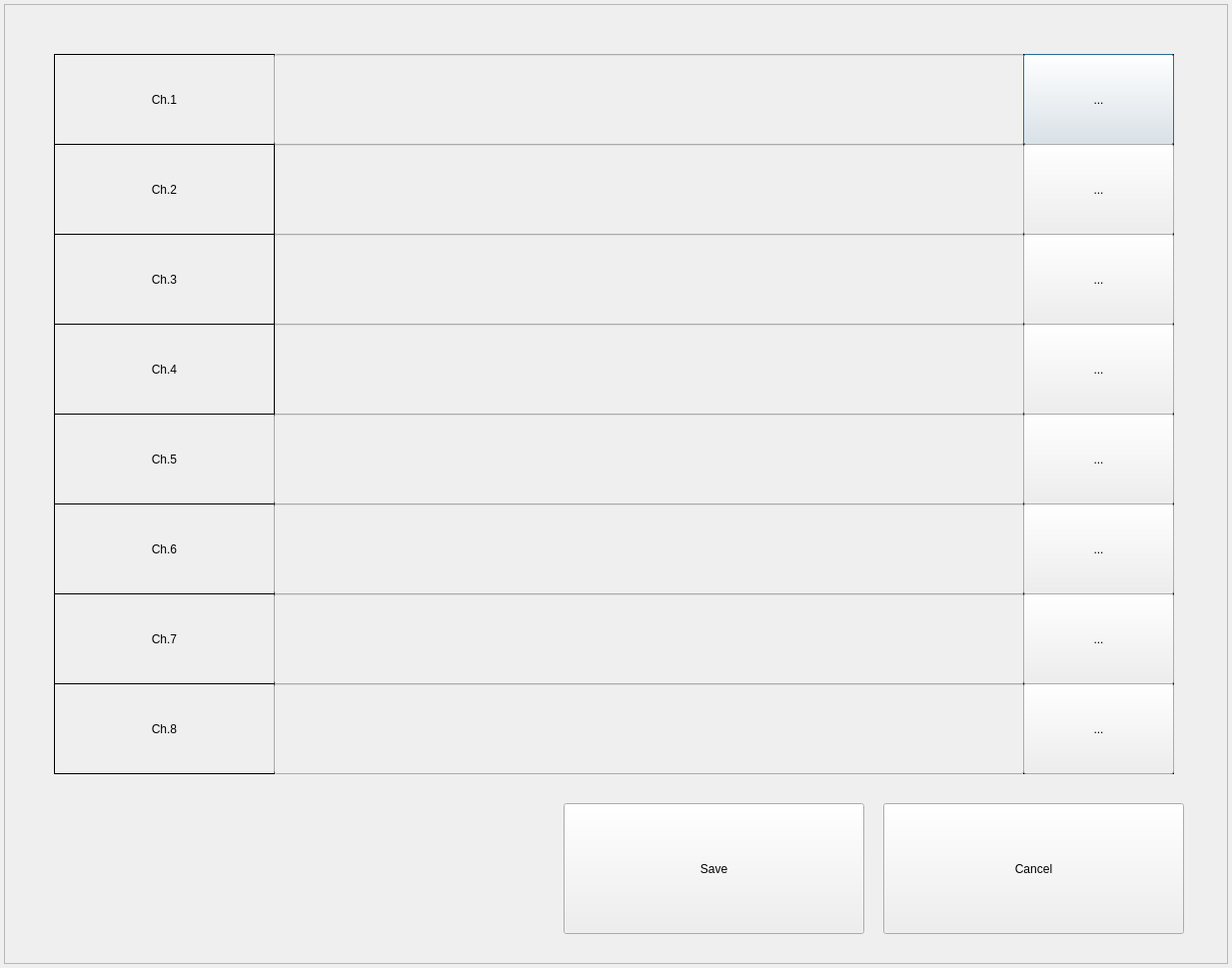
<?xml version="1.0" encoding="UTF-8"?>
<ui version="4.0">
 <class>CameraNameDialog1080p</class>
 <widget class="QDialog" name="CameraNameDialog1080p">
  <property name="geometry">
   <rect>
    <x>0</x>
    <y>0</y>
    <width>1233</width>
    <height>969</height>
   </rect>
  </property>
  <property name="windowTitle">
   <string>CAMERA NAME PROPERTY</string>
  </property>
  <widget class="QFrame" name="frame">
   <property name="geometry">
    <rect>
     <x>4</x>
     <y>4</y>
     <width>1225</width>
     <height>961</height>
    </rect>
   </property>
   <property name="frameShape">
    <enum>QFrame::StyledPanel</enum>
   </property>
   <property name="frameShadow">
    <enum>QFrame::Raised</enum>
   </property>
   <widget class="QLabel" name="labelCameraName1">
    <property name="geometry">
     <rect>
      <x>50</x>
      <y>50</y>
      <width>221</width>
      <height>91</height>
     </rect>
    </property>
    <property name="frameShape">
     <enum>QFrame::Box</enum>
    </property>
    <property name="text">
     <string>Ch.1</string>
    </property>
    <property name="alignment">
     <set>Qt::AlignCenter</set>
    </property>
   </widget>
   <widget class="QLineEdit" name="lineEditName1">
    <property name="enabled">
     <bool>false</bool>
    </property>
    <property name="geometry">
     <rect>
      <x>270</x>
      <y>50</y>
      <width>751</width>
      <height>91</height>
     </rect>
    </property>
    <property name="sizePolicy">
     <sizepolicy hsizetype="Preferred" vsizetype="Fixed">
      <horstretch>100</horstretch>
      <verstretch>100</verstretch>
     </sizepolicy>
    </property>
    <property name="minimumSize">
     <size>
      <width>0</width>
      <height>0</height>
     </size>
    </property>
    <property name="alignment">
     <set>Qt::AlignCenter</set>
    </property>
   </widget>
   <widget class="QPushButton" name="buttonVirtualKeyboard1">
    <property name="geometry">
     <rect>
      <x>1020</x>
      <y>50</y>
      <width>151</width>
      <height>91</height>
     </rect>
    </property>
    <property name="minimumSize">
     <size>
      <width>0</width>
      <height>0</height>
     </size>
    </property>
    <property name="text">
     <string>...</string>
    </property>
   </widget>
   <widget class="QLineEdit" name="lineEditName2">
    <property name="enabled">
     <bool>false</bool>
    </property>
    <property name="geometry">
     <rect>
      <x>270</x>
      <y>140</y>
      <width>751</width>
      <height>91</height>
     </rect>
    </property>
    <property name="minimumSize">
     <size>
      <width>0</width>
      <height>0</height>
     </size>
    </property>
    <property name="alignment">
     <set>Qt::AlignCenter</set>
    </property>
   </widget>
   <widget class="QLineEdit" name="lineEditName3">
    <property name="enabled">
     <bool>false</bool>
    </property>
    <property name="geometry">
     <rect>
      <x>270</x>
      <y>230</y>
      <width>751</width>
      <height>91</height>
     </rect>
    </property>
    <property name="minimumSize">
     <size>
      <width>0</width>
      <height>0</height>
     </size>
    </property>
    <property name="alignment">
     <set>Qt::AlignCenter</set>
    </property>
   </widget>
   <widget class="QLineEdit" name="lineEditName4">
    <property name="enabled">
     <bool>false</bool>
    </property>
    <property name="geometry">
     <rect>
      <x>270</x>
      <y>320</y>
      <width>751</width>
      <height>91</height>
     </rect>
    </property>
    <property name="minimumSize">
     <size>
      <width>0</width>
      <height>0</height>
     </size>
    </property>
    <property name="alignment">
     <set>Qt::AlignCenter</set>
    </property>
   </widget>
   <widget class="QLabel" name="labelButtonCh1">
    <property name="geometry">
     <rect>
      <x>1020</x>
      <y>50</y>
      <width>151</width>
      <height>91</height>
     </rect>
    </property>
    <property name="frameShape">
     <enum>QFrame::Box</enum>
    </property>
    <property name="text">
     <string/>
    </property>
   </widget>
   <widget class="QPushButton" name="buttonClose">
    <property name="geometry">
     <rect>
      <x>880</x>
      <y>800</y>
      <width>301</width>
      <height>131</height>
     </rect>
    </property>
    <property name="text">
     <string>Cancel</string>
    </property>
   </widget>
   <widget class="QPushButton" name="buttonSave">
    <property name="geometry">
     <rect>
      <x>560</x>
      <y>800</y>
      <width>301</width>
      <height>131</height>
     </rect>
    </property>
    <property name="text">
     <string>Save</string>
    </property>
   </widget>
   <widget class="QLabel" name="labelCameraName2">
    <property name="geometry">
     <rect>
      <x>50</x>
      <y>140</y>
      <width>221</width>
      <height>91</height>
     </rect>
    </property>
    <property name="frameShape">
     <enum>QFrame::Box</enum>
    </property>
    <property name="text">
     <string>Ch.2</string>
    </property>
    <property name="alignment">
     <set>Qt::AlignCenter</set>
    </property>
   </widget>
   <widget class="QLabel" name="labelCameraName3">
    <property name="geometry">
     <rect>
      <x>50</x>
      <y>230</y>
      <width>221</width>
      <height>91</height>
     </rect>
    </property>
    <property name="frameShape">
     <enum>QFrame::Box</enum>
    </property>
    <property name="text">
     <string>Ch.3</string>
    </property>
    <property name="alignment">
     <set>Qt::AlignCenter</set>
    </property>
   </widget>
   <widget class="QLabel" name="labelCameraName4">
    <property name="geometry">
     <rect>
      <x>50</x>
      <y>320</y>
      <width>221</width>
      <height>91</height>
     </rect>
    </property>
    <property name="frameShape">
     <enum>QFrame::Box</enum>
    </property>
    <property name="text">
     <string>Ch.4</string>
    </property>
    <property name="alignment">
     <set>Qt::AlignCenter</set>
    </property>
   </widget>
   <widget class="QLabel" name="labelCameraName5">
    <property name="geometry">
     <rect>
      <x>50</x>
      <y>410</y>
      <width>221</width>
      <height>91</height>
     </rect>
    </property>
    <property name="frameShape">
     <enum>QFrame::Box</enum>
    </property>
    <property name="text">
     <string>Ch.5</string>
    </property>
    <property name="alignment">
     <set>Qt::AlignCenter</set>
    </property>
   </widget>
   <widget class="QLabel" name="labelCameraName6">
    <property name="geometry">
     <rect>
      <x>50</x>
      <y>500</y>
      <width>221</width>
      <height>91</height>
     </rect>
    </property>
    <property name="frameShape">
     <enum>QFrame::Box</enum>
    </property>
    <property name="text">
     <string>Ch.6</string>
    </property>
    <property name="alignment">
     <set>Qt::AlignCenter</set>
    </property>
   </widget>
   <widget class="QLabel" name="labelCameraName7">
    <property name="geometry">
     <rect>
      <x>50</x>
      <y>590</y>
      <width>221</width>
      <height>91</height>
     </rect>
    </property>
    <property name="frameShape">
     <enum>QFrame::Box</enum>
    </property>
    <property name="text">
     <string>Ch.7</string>
    </property>
    <property name="alignment">
     <set>Qt::AlignCenter</set>
    </property>
   </widget>
   <widget class="QLabel" name="labelCameraName8">
    <property name="geometry">
     <rect>
      <x>50</x>
      <y>680</y>
      <width>221</width>
      <height>91</height>
     </rect>
    </property>
    <property name="frameShape">
     <enum>QFrame::Box</enum>
    </property>
    <property name="text">
     <string>Ch.8</string>
    </property>
    <property name="alignment">
     <set>Qt::AlignCenter</set>
    </property>
   </widget>
   <widget class="QLineEdit" name="lineEditName5">
    <property name="enabled">
     <bool>false</bool>
    </property>
    <property name="geometry">
     <rect>
      <x>270</x>
      <y>410</y>
      <width>751</width>
      <height>91</height>
     </rect>
    </property>
    <property name="minimumSize">
     <size>
      <width>0</width>
      <height>0</height>
     </size>
    </property>
    <property name="alignment">
     <set>Qt::AlignCenter</set>
    </property>
   </widget>
   <widget class="QLineEdit" name="lineEditName6">
    <property name="enabled">
     <bool>false</bool>
    </property>
    <property name="geometry">
     <rect>
      <x>270</x>
      <y>500</y>
      <width>751</width>
      <height>91</height>
     </rect>
    </property>
    <property name="minimumSize">
     <size>
      <width>0</width>
      <height>0</height>
     </size>
    </property>
    <property name="alignment">
     <set>Qt::AlignCenter</set>
    </property>
   </widget>
   <widget class="QLineEdit" name="lineEditName7">
    <property name="enabled">
     <bool>false</bool>
    </property>
    <property name="geometry">
     <rect>
      <x>270</x>
      <y>590</y>
      <width>751</width>
      <height>91</height>
     </rect>
    </property>
    <property name="minimumSize">
     <size>
      <width>0</width>
      <height>0</height>
     </size>
    </property>
    <property name="alignment">
     <set>Qt::AlignCenter</set>
    </property>
   </widget>
   <widget class="QLineEdit" name="lineEditName8">
    <property name="enabled">
     <bool>false</bool>
    </property>
    <property name="geometry">
     <rect>
      <x>270</x>
      <y>680</y>
      <width>751</width>
      <height>91</height>
     </rect>
    </property>
    <property name="minimumSize">
     <size>
      <width>0</width>
      <height>0</height>
     </size>
    </property>
    <property name="alignment">
     <set>Qt::AlignCenter</set>
    </property>
   </widget>
   <widget class="QLabel" name="labelButtonCh2">
    <property name="geometry">
     <rect>
      <x>1020</x>
      <y>140</y>
      <width>151</width>
      <height>91</height>
     </rect>
    </property>
    <property name="frameShape">
     <enum>QFrame::Box</enum>
    </property>
    <property name="text">
     <string/>
    </property>
   </widget>
   <widget class="QLabel" name="labelButtonCh3">
    <property name="geometry">
     <rect>
      <x>1020</x>
      <y>230</y>
      <width>151</width>
      <height>91</height>
     </rect>
    </property>
    <property name="frameShape">
     <enum>QFrame::Box</enum>
    </property>
    <property name="text">
     <string/>
    </property>
   </widget>
   <widget class="QLabel" name="labelButtonCh4">
    <property name="geometry">
     <rect>
      <x>1020</x>
      <y>320</y>
      <width>151</width>
      <height>91</height>
     </rect>
    </property>
    <property name="frameShape">
     <enum>QFrame::Box</enum>
    </property>
    <property name="text">
     <string/>
    </property>
   </widget>
   <widget class="QLabel" name="labelButtonCh5">
    <property name="geometry">
     <rect>
      <x>1020</x>
      <y>410</y>
      <width>151</width>
      <height>91</height>
     </rect>
    </property>
    <property name="frameShape">
     <enum>QFrame::Box</enum>
    </property>
    <property name="text">
     <string/>
    </property>
   </widget>
   <widget class="QLabel" name="labelButtonCh6">
    <property name="geometry">
     <rect>
      <x>1020</x>
      <y>500</y>
      <width>151</width>
      <height>91</height>
     </rect>
    </property>
    <property name="frameShape">
     <enum>QFrame::Box</enum>
    </property>
    <property name="text">
     <string/>
    </property>
   </widget>
   <widget class="QLabel" name="labelButtonCh7">
    <property name="geometry">
     <rect>
      <x>1020</x>
      <y>590</y>
      <width>151</width>
      <height>91</height>
     </rect>
    </property>
    <property name="frameShape">
     <enum>QFrame::Box</enum>
    </property>
    <property name="text">
     <string/>
    </property>
   </widget>
   <widget class="QLabel" name="labelButtonCh8">
    <property name="geometry">
     <rect>
      <x>1020</x>
      <y>680</y>
      <width>151</width>
      <height>91</height>
     </rect>
    </property>
    <property name="frameShape">
     <enum>QFrame::Box</enum>
    </property>
    <property name="text">
     <string/>
    </property>
   </widget>
   <widget class="QPushButton" name="buttonVirtualKeyboard2">
    <property name="geometry">
     <rect>
      <x>1020</x>
      <y>140</y>
      <width>151</width>
      <height>91</height>
     </rect>
    </property>
    <property name="minimumSize">
     <size>
      <width>0</width>
      <height>0</height>
     </size>
    </property>
    <property name="text">
     <string>...</string>
    </property>
   </widget>
   <widget class="QPushButton" name="buttonVirtualKeyboard3">
    <property name="geometry">
     <rect>
      <x>1020</x>
      <y>230</y>
      <width>151</width>
      <height>91</height>
     </rect>
    </property>
    <property name="minimumSize">
     <size>
      <width>0</width>
      <height>0</height>
     </size>
    </property>
    <property name="text">
     <string>...</string>
    </property>
   </widget>
   <widget class="QPushButton" name="buttonVirtualKeyboard4">
    <property name="geometry">
     <rect>
      <x>1020</x>
      <y>320</y>
      <width>151</width>
      <height>91</height>
     </rect>
    </property>
    <property name="minimumSize">
     <size>
      <width>0</width>
      <height>0</height>
     </size>
    </property>
    <property name="text">
     <string>...</string>
    </property>
   </widget>
   <widget class="QPushButton" name="buttonVirtualKeyboard5">
    <property name="geometry">
     <rect>
      <x>1020</x>
      <y>410</y>
      <width>151</width>
      <height>91</height>
     </rect>
    </property>
    <property name="minimumSize">
     <size>
      <width>0</width>
      <height>0</height>
     </size>
    </property>
    <property name="text">
     <string>...</string>
    </property>
   </widget>
   <widget class="QPushButton" name="buttonVirtualKeyboard6">
    <property name="geometry">
     <rect>
      <x>1020</x>
      <y>500</y>
      <width>151</width>
      <height>91</height>
     </rect>
    </property>
    <property name="minimumSize">
     <size>
      <width>0</width>
      <height>0</height>
     </size>
    </property>
    <property name="text">
     <string>...</string>
    </property>
   </widget>
   <widget class="QPushButton" name="buttonVirtualKeyboard7">
    <property name="geometry">
     <rect>
      <x>1020</x>
      <y>590</y>
      <width>151</width>
      <height>91</height>
     </rect>
    </property>
    <property name="minimumSize">
     <size>
      <width>0</width>
      <height>0</height>
     </size>
    </property>
    <property name="text">
     <string>...</string>
    </property>
   </widget>
   <widget class="QPushButton" name="buttonVirtualKeyboard8">
    <property name="geometry">
     <rect>
      <x>1020</x>
      <y>680</y>
      <width>151</width>
      <height>91</height>
     </rect>
    </property>
    <property name="minimumSize">
     <size>
      <width>0</width>
      <height>0</height>
     </size>
    </property>
    <property name="text">
     <string>...</string>
    </property>
   </widget>
   <zorder>labelButtonCh1</zorder>
   <zorder>labelCameraName1</zorder>
   <zorder>lineEditName1</zorder>
   <zorder>buttonVirtualKeyboard1</zorder>
   <zorder>lineEditName2</zorder>
   <zorder>lineEditName3</zorder>
   <zorder>lineEditName4</zorder>
   <zorder>buttonClose</zorder>
   <zorder>buttonSave</zorder>
   <zorder>labelCameraName2</zorder>
   <zorder>labelCameraName3</zorder>
   <zorder>labelCameraName4</zorder>
   <zorder>labelCameraName5</zorder>
   <zorder>labelCameraName6</zorder>
   <zorder>labelCameraName7</zorder>
   <zorder>labelCameraName8</zorder>
   <zorder>lineEditName5</zorder>
   <zorder>lineEditName6</zorder>
   <zorder>lineEditName7</zorder>
   <zorder>lineEditName8</zorder>
   <zorder>labelButtonCh2</zorder>
   <zorder>labelButtonCh3</zorder>
   <zorder>labelButtonCh4</zorder>
   <zorder>labelButtonCh5</zorder>
   <zorder>labelButtonCh6</zorder>
   <zorder>labelButtonCh7</zorder>
   <zorder>labelButtonCh8</zorder>
   <zorder>buttonVirtualKeyboard2</zorder>
   <zorder>buttonVirtualKeyboard3</zorder>
   <zorder>buttonVirtualKeyboard4</zorder>
   <zorder>buttonVirtualKeyboard5</zorder>
   <zorder>buttonVirtualKeyboard6</zorder>
   <zorder>buttonVirtualKeyboard7</zorder>
   <zorder>buttonVirtualKeyboard8</zorder>
  </widget>
 </widget>
 <layoutdefault spacing="6" margin="11"/>
 <resources/>
 <connections/>
</ui>
